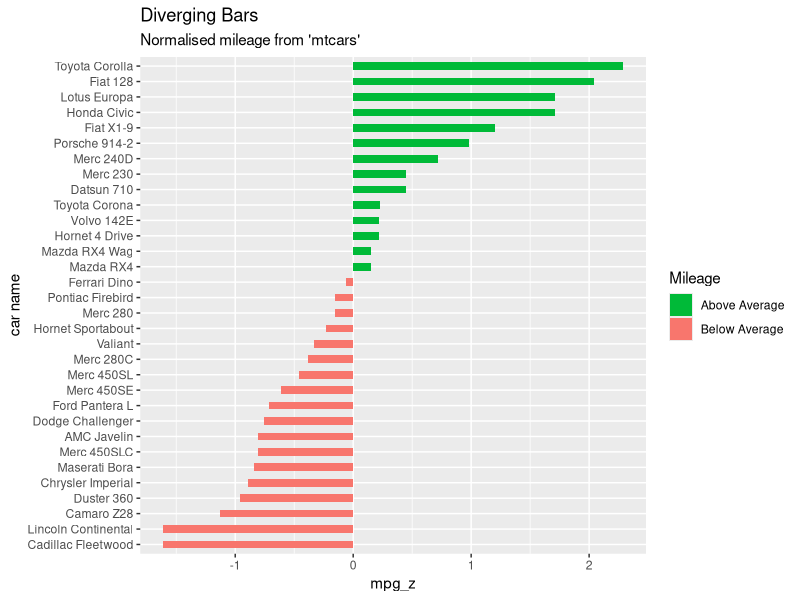

The R source for this figure:
# Load ggplot
library(ggplot2)

# create new column for car names
mtcars$`car name` <- rownames(mtcars)  
# compute normalized mpg
mtcars$mpg_z <- round((mtcars$mpg - mean(mtcars$mpg))/sd(mtcars$mpg), 2)  
# above / below avg flag
mtcars$mpg_type <- ifelse(mtcars$mpg_z < 0, "below", "above")  
# sort
mtcars <- mtcars[order(mtcars$mpg_z), ]  
# convert to factor to retain sorted order in plot.
mtcars$`car name` <- factor(mtcars$`car name`, levels = mtcars$`car name`)  

# Diverging Barcharts
ggplot(mtcars, aes(x=`car name`, y=mpg_z, label=mpg_z)) + 
  geom_bar(stat='identity', aes(fill=mpg_type), width=.5)  +
  scale_fill_manual(name="Mileage", 
                    labels = c("Above Average", "Below Average"), 
                    values = c("above"="#00ba38", "below"="#f8766d")) + 
  labs(subtitle="Normalised mileage from 'mtcars'", 
       title= "Diverging Bars") + 
  coord_flip()
